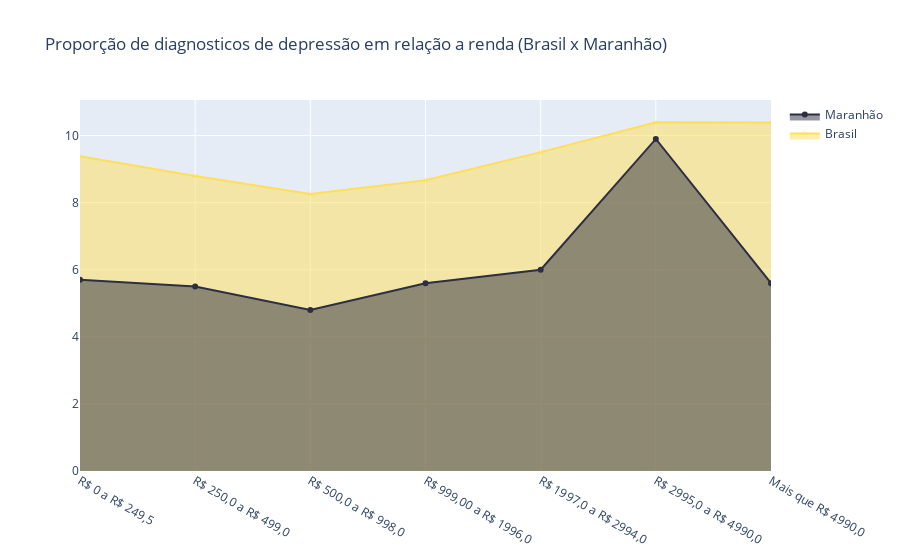

The cell this chart's notebook holds for it:
### Code cell
fig = go.Figure()
fig.add_trace(go.Scatter(name='Brasil', x=dados_renda_br.index, y=dados_renda_br['Proporção de diagnostico de depressão'], fill='tonexty',text=dados_renda_br['Proporção de diagnostico de depressão'],marker=dict(color='#ffdf57',opacity=.2)))
fig.add_trace(go.Scatter(name='Maranhão', x=dados_renda_ma.index , y=dados_renda_ma['Maranhão'], fill='tozeroy',text=dados_renda_ma['Maranhão'],marker=dict(color='#2c2e43'))) 
fig.update_layout(title='Proporção de diagnosticos de depressão em relação a renda (Brasil x Maranhão)')
fig.show()

### Figure 1 — Plotly figure (JSON) as saved in the notebook; plotly's stock layout.template omitted (floating-point values rounded to 4 significant figures)
{"data": [{"fill": "tonexty", "marker": {"color": "#ffdf57", "opacity": 0.2}, "name": "Brasil", "text": [9.385, 8.796, 8.256, 8.667, 9.507, 10.4, 10.39], "type": "scatter", "x": ["R$ 0 a R$ 249,5", "R$ 250,0 a R$ 499,0", "R$ 500,0 a R$ 998,0", "R$ 999,00 a R$ 1996,0", "R$ 1997,0 a R$ 2994,0", "R$ 2995,0 a R$ 4990,0", "Mais que R$ 4990,0"], "y": [9.385, 8.796, 8.256, 8.667, 9.507, 10.4, 10.39]}, {"fill": "tozeroy", "marker": {"color": "#2c2e43"}, "name": "Maranhão", "text": [5.7, 5.5, 4.8, 5.6, 6, 9.9, 5.6], "type": "scatter", "x": ["R$ 0 a R$ 249,5", "R$ 250,0 a R$ 499,0", "R$ 500,0 a R$ 998,0", "R$ 999,00 a R$ 1996,0", "R$ 1997,0 a R$ 2994,0", "R$ 2995,0 a R$ 4990,0", "Mais que R$ 4990,0"], "y": [5.7, 5.5, 4.8, 5.6, 6, 9.9, 5.6]}], "layout": {"title": {"text": "Proporção de diagnosticos de depressão em relação a renda (Brasil x Maranhão)"}}}
